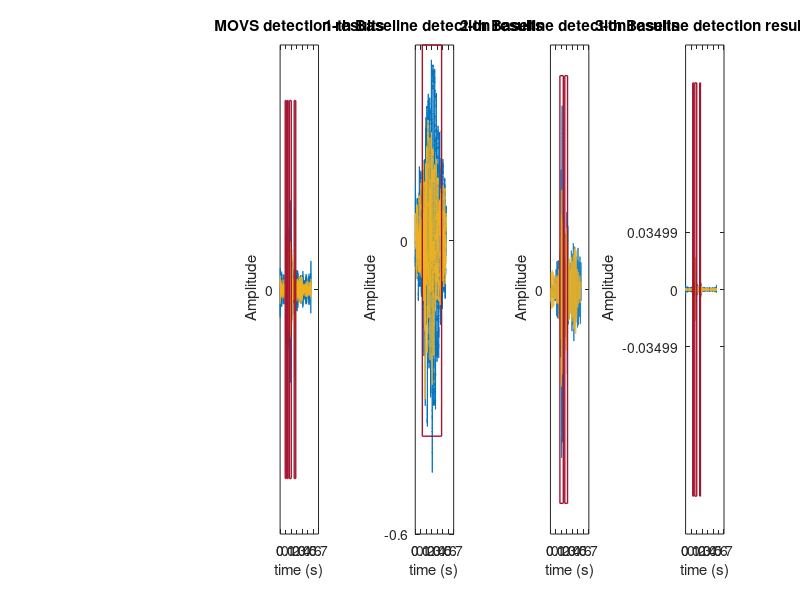

Reproduce this figure in MATLAB.
close all, clear all

color1=[0, 0.4470, 0.7410;0.9290, 0.6940, 0.1250];
color2=[0.6350, 0.0780, 0.1840];
channels=4;
load('example_om.mat');
t=1:size(data,2);
T=25600;
t=t/25600;
mag=0.6;
colorstring = 'bgrk';
figure(1);
% subplot(1,5,1);
for i=1:2
    color=color1(i,:);
    plot(t,data(i,:),'Color',color);
    set(gca,'YTick',-mag:mag:mag);
    hold on
end
mag=0.5;
for i=1:length(real_peaks)
        rectangle('Position',[real_peaks(1,i)/T,-mag,...
            real_peaks(2,i)/T-real_peaks(1,i)/T,2*mag],'EdgeColor',color2,'LineWidth', 1);
end
title('MOVS detection results');
xlabel('time (s)');
ylabel(' Amplitude');
title('Raw signal of two sensors');
xlabel('time (s)');
ylabel(' Amplitude');



% om
subplot(1,5,2)
for i=1:2
    color=color1(i,:);
    plot(t,reconstruct_signal(i,:),'Color',color);
    set(gca,'YTick',-mag:mag:mag);
    hold on
end


mag=max(max(abs(reconstruct_signal)));
for i=1:length(real_peaks)
        rectangle('Position',[real_peaks(1,i)/T,-mag,...
            real_peaks(2,i)/T-real_peaks(1,i)/T,2*mag],'EdgeColor',color2,'LineWidth', 1);
end
title('MOVS detection results');
xlabel('time (s)');
ylabel(' Amplitude');

%1
load('example_base1.mat');
subplot(1,5,3);
mag=0.6;
for i=1:2
    color=color1(i,:);
    plot(t,data(i,:),'Color',color);
    set(gca,'YTick',-mag:mag:mag);
    hold on
end
mag=0.4;
for i=1:1
        rectangle('Position',[stepStartIdxArray(i)/T,-mag,...
            stepStopIdxArray(i)/T-stepStartIdxArray(i)/T,2*mag],'EdgeColor',color2,'LineWidth', 1);
end
title('1-th Baseline detection results');
xlabel('time (s)');
ylabel(' Amplitude');

% 2
load('example_base2.mat');
subplot(1,5,4);
for i=1:2
    color=color1(i,:);
    plot(t,reconstruct_signal(i,:),'Color',color);
    set(gca,'YTick',-mag:mag:mag);
    hold on
end


mag=max(max(abs(reconstruct_signal)));
for i=1:length(stepStartIdxArray)
        rectangle('Position',[stepStartIdxArray(i)/T,-mag,...
            stepStopIdxArray(i)/T-stepStartIdxArray(i)/T,2*mag],'EdgeColor',color2,'LineWidth', 1);
end
title('2-th Baseline detection results');
xlabel('time (s)');
ylabel(' Amplitude');

% 3
load('example_base3.mat');
subplot(1,5,5);
for i=1:2
    color=color1(i,:);
    plot(t,reconstruct_signal(i,:),'Color',color);
    set(gca,'YTick',-mag:mag:mag);
    hold on
end


mag=max(max(abs(reconstruct_signal)));
for i=1:length(stepStartIdxArray)
        rectangle('Position',[stepStartIdxArray(i)/T,-mag,...
            stepStopIdxArray(i)/T-stepStartIdxArray(i)/T,2*mag],'EdgeColor',color2,'LineWidth', 1);
end
title('3-th Baseline detection results');
xlabel('time (s)');
ylabel(' Amplitude');